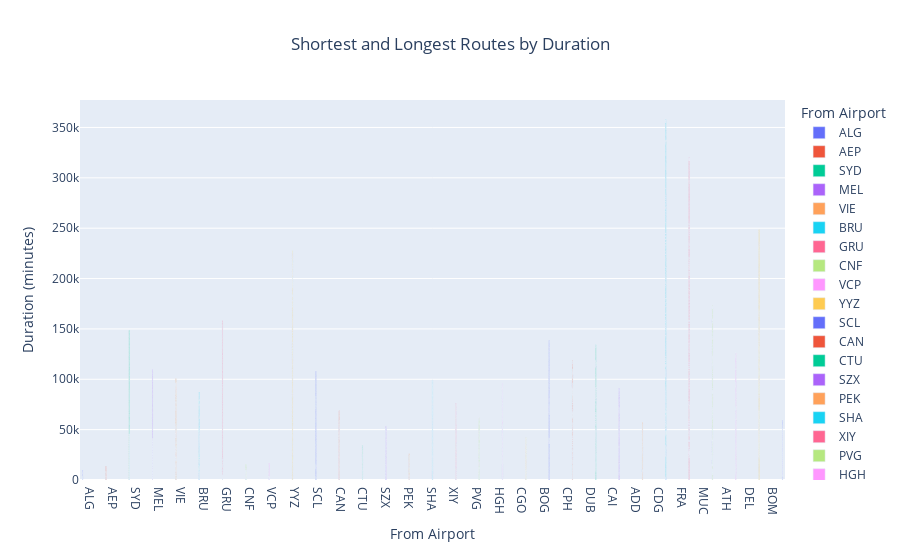

The cell this chart's notebook holds for it:
### Code cell
# Create a bar plot using Plotly
fig = px.bar(df, x='from_airport_code', y='duration_minutes', 
             title='Shortest and Longest Routes by Duration',
             labels={'from_airport_code': 'From Airport', 'duration_minutes': 'Duration (minutes)'},
             color='from_airport_code',  # Color bars by 'from_airport_code'
             barmode='group')  # Group bars by 'from_airport_code'

# Customize the layout
fig.update_layout(
    xaxis_title='From Airport',
    yaxis_title='Duration (minutes)',
    title_x=0.5,  # Center the title
    bargap=0.2  # Gap between bars
)

# Show the plot
fig.show()

### Figure 1 — Plotly figure (JSON) as saved in the notebook; plotly's stock layout.template omitted (floating-point values rounded to 4 significant figures; data arrays with more than 128 entries replaced by an {"elided": "..."} marker saying what was removed)
{"data": [{"alignmentgroup": "True", "hovertemplate": "From Airport=%{x}<br>Duration (minutes)=%{y}<extra></extra>", "legendgroup": "ALG", "marker": {"color": "#636efa", "pattern": {"shape": ""}}, "name": "ALG", "offsetgroup": "ALG", "orientation": "v", "showlegend": true, "textposition": "auto", "type": "bar", "x": ["ALG", "ALG", "ALG", "ALG", "ALG", "ALG", "ALG", "ALG", "ALG", "ALG", "ALG", "ALG", "ALG", "ALG", "ALG", "ALG", "ALG", "ALG", "ALG", "ALG", "ALG", "ALG", "ALG", "ALG", "ALG", "ALG", "ALG", "ALG", "ALG", "ALG", "ALG", "ALG", "ALG", "ALG", "ALG", "ALG", "ALG", "ALG", "ALG", "ALG", "ALG", "ALG", "ALG", "ALG", "ALG", "ALG", "ALG", "ALG", "ALG"], "xaxis": "x", "y": [215, 140, 215, 140, 140, 155, 140, 140, 155, 155, 155, 140, 140, 155, 155, 155, 140, 155, 140, 140, 140, 140, 155, 155, 105, 105, 105, 365, 365, 365, 365, 365, 365, 95, 205, 205, 195, 205, 205, 205, 205, 205, 380, 385, 380, 185, 380, 185, 185], "yaxis": "y"}, {"alignmentgroup": "True", "hovertemplate": "From Airport=%{x}<br>Duration (minutes)=%{y}<extra></extra>", "legendgroup": "AEP", "marker": {"color": "#EF553B", "pattern": {"shape": ""}}, "name": "AEP", "offsetgroup": "AEP", "orientation": "v", "showlegend": true, "textposition": "auto", "type": "bar", "x": ["AEP", "AEP", "AEP", "AEP", "AEP", "AEP", "AEP", "AEP", "AEP", "AEP", "AEP", "AEP", "AEP", "AEP", "AEP", "AEP", "AEP", "AEP", "AEP", "AEP", "AEP", "AEP", "AEP", "AEP", "AEP", "AEP", "AEP", "AEP", "AEP", "AEP", "AEP", "AEP", "AEP", "AEP", "AEP", "AEP", "AEP", "AEP", "AEP", "AEP", "AEP", "AEP", "AEP", "AEP", "AEP", "AEP", "AEP", "AEP", "AEP", "AEP", "AEP", "AEP", "AEP", "AEP", "AEP", "AEP", "AEP", "AEP", "AEP", "AEP", "AEP", "AEP", "AEP", "AEP", "AEP", "AEP", "AEP", "AEP", "AEP", "AEP", "AEP", "AEP", "AEP", "AEP"], "xaxis": "x", "y": [165, 165, 165, 170, 150, 160, 165, 165, 150, 145, 165, 165, 165, 170, 165, 150, 145, 165, 158, 165, 165, 165, 165, 145, 160, 165, 165, 165, 150, 165, 165, 170, 165, 165, 170, 165, 150, 165, 170, 170, 150, 165, 150, 165, 165, 140, 140, 140, 145, 140, 135, 140, 145, 140, 135, 140, 137, 137, 140, 140, 137, 290, 290, 290, 287, 290, 296, 290, 292, 290, 296, 294, 290, 296], "yaxis": "y"}, {"alignmentgroup": "True", "hovertemplate": "From Airport=%{x}<br>Duration (minutes)=%{y}<extra></extra>", "legendgroup": "SYD", "marker": {"color": "#00cc96", "pattern": {"shape": ""}}, "name": "SYD", "offsetgroup": "SYD", "orientation": "v", "showlegend": true, "textposition": "auto", "type": "bar", "x": {"elided": "649 str values"}, "xaxis": "x", "y": {"elided": "649 int values"}, "yaxis": "y"}, {"alignmentgroup": "True", "hovertemplate": "From Airport=%{x}<br>Duration (minutes)=%{y}<extra></extra>", "legendgroup": "MEL", "marker": {"color": "#ab63fa", "pattern": {"shape": ""}}, "name": "MEL", "offsetgroup": "MEL", "orientation": "v", "showlegend": true, "textposition": "auto", "type": "bar", "x": {"elided": "598 str values"}, "xaxis": "x", "y": {"elided": "598 int values"}, "yaxis": "y"}, {"alignmentgroup": "True", "hovertemplate": "From Airport=%{x}<br>Duration (minutes)=%{y}<extra></extra>", "legendgroup": "VIE", "marker": {"color": "#FFA15A", "pattern": {"shape": ""}}, "name": "VIE", "offsetgroup": "VIE", "orientation": "v", "showlegend": true, "textposition": "auto", "type": "bar", "x": {"elided": "668 str values"}, "xaxis": "x", "y": {"elided": "668 int values"}, "yaxis": "y"}, {"alignmentgroup": "True", "hovertemplate": "From Airport=%{x}<br>Duration (minutes)=%{y}<extra></extra>", "legendgroup": "BRU", "marker": {"color": "#19d3f3", "pattern": {"shape": ""}}, "name": "BRU", "offsetgroup": "BRU", "orientation": "v", "showlegend": true, "textposition": "auto", "type": "bar", "x": {"elided": "592 str values"}, "xaxis": "x", "y": {"elided": "592 int values"}, "yaxis": "y"}, {"alignmentgroup": "True", "hovertemplate": "From Airport=%{x}<br>Duration (minutes)=%{y}<extra></extra>", "legendgroup": "GRU", "marker": {"color": "#FF6692", "pattern": {"shape": ""}}, "name": "GRU", "offsetgroup": "GRU", "orientation": "v", "showlegend": true, "textposition": "auto", "type": "bar", "x": {"elided": "377 str values"}, "xaxis": "x", "y": {"elided": "377 int values"}, "yaxis": "y"}, {"alignmentgroup": "True", "hovertemplate": "From Airport=%{x}<br>Duration (minutes)=%{y}<extra></extra>", "legendgroup": "CNF", "marker": {"color": "#B6E880", "pattern": {"shape": ""}}, "name": "CNF", "offsetgroup": "CNF", "orientation": "v", "showlegend": true, "textposition": "auto", "type": "bar", "x": {"elided": "149 str values"}, "xaxis": "x", "y": {"elided": "149 int values"}, "yaxis": "y"}, {"alignmentgroup": "True", "hovertemplate": "From Airport=%{x}<br>Duration (minutes)=%{y}<extra></extra>", "legendgroup": "VCP", "marker": {"color": "#FF97FF", "pattern": {"shape": ""}}, "name": "VCP", "offsetgroup": "VCP", "orientation": "v", "showlegend": true, "textposition": "auto", "type": "bar", "x": ["VCP", "VCP", "VCP", "VCP", "VCP", "VCP", "VCP", "VCP", "VCP", "VCP", "VCP", "VCP", "VCP", "VCP", "VCP", "VCP", "VCP", "VCP", "VCP", "VCP", "VCP", "VCP", "VCP", "VCP", "VCP", "VCP", "VCP", "VCP", "VCP", "VCP", "VCP", "VCP", "VCP", "VCP", "VCP", "VCP", "VCP", "VCP", "VCP", "VCP", "VCP", "VCP", "VCP", "VCP", "VCP", "VCP", "VCP", "VCP", "VCP", "VCP", "VCP", "VCP", "VCP", "VCP", "VCP", "VCP", "VCP", "VCP", "VCP", "VCP", "VCP", "VCP", "VCP", "VCP", "VCP", "VCP", "VCP", "VCP", "VCP", "VCP", "VCP", "VCP", "VCP", "VCP", "VCP", "VCP", "VCP", "VCP", "VCP", "VCP", "VCP"], "xaxis": "x", "y": [70, 75, 70, 75, 70, 75, 70, 75, 75, 75, 70, 70, 70, 75, 70, 75, 75, 70, 70, 70, 70, 70, 70, 75, 75, 75, 75, 70, 70, 70, 75, 75, 75, 70, 75, 75, 70, 70, 75, 75, 75, 75, 70, 70, 70, 70, 70, 75, 75, 70, 75, 70, 75, 75, 70, 70, 75, 70, 580, 580, 580, 580, 580, 580, 580, 580, 580, 580, 590, 530, 530, 530, 520, 530, 505, 510, 510, 510, 510, 510, 515], "yaxis": "y"}, {"alignmentgroup": "True", "hovertemplate": "From Airport=%{x}<br>Duration (minutes)=%{y}<extra></extra>", "legendgroup": "YYZ", "marker": {"color": "#FECB52", "pattern": {"shape": ""}}, "name": "YYZ", "offsetgroup": "YYZ", "orientation": "v", "showlegend": true, "textposition": "auto", "type": "bar", "x": {"elided": "731 str values"}, "xaxis": "x", "y": {"elided": "731 int values"}, "yaxis": "y"}, {"alignmentgroup": "True", "hovertemplate": "From Airport=%{x}<br>Duration (minutes)=%{y}<extra></extra>", "legendgroup": "SCL", "marker": {"color": "#636efa", "pattern": {"shape": ""}}, "name": "SCL", "offsetgroup": "SCL", "orientation": "v", "showlegend": true, "textposition": "auto", "type": "bar", "x": {"elided": "279 str values"}, "xaxis": "x", "y": {"elided": "279 int values"}, "yaxis": "y"}, {"alignmentgroup": "True", "hovertemplate": "From Airport=%{x}<br>Duration (minutes)=%{y}<extra></extra>", "legendgroup": "CAN", "marker": {"color": "#EF553B", "pattern": {"shape": ""}}, "name": "CAN", "offsetgroup": "CAN", "orientation": "v", "showlegend": true, "textposition": "auto", "type": "bar", "x": {"elided": "439 str values"}, "xaxis": "x", "y": {"elided": "439 int values"}, "yaxis": "y"}, {"alignmentgroup": "True", "hovertemplate": "From Airport=%{x}<br>Duration (minutes)=%{y}<extra></extra>", "legendgroup": "CTU", "marker": {"color": "#00cc96", "pattern": {"shape": ""}}, "name": "CTU", "offsetgroup": "CTU", "orientation": "v", "showlegend": true, "textposition": "auto", "type": "bar", "x": {"elided": "216 str values"}, "xaxis": "x", "y": {"elided": "216 int values"}, "yaxis": "y"}, {"alignmentgroup": "True", "hovertemplate": "From Airport=%{x}<br>Duration (minutes)=%{y}<extra></extra>", "legendgroup": "SZX", "marker": {"color": "#ab63fa", "pattern": {"shape": ""}}, "name": "SZX", "offsetgroup": "SZX", "orientation": "v", "showlegend": true, "textposition": "auto", "type": "bar", "x": {"elided": "359 str values"}, "xaxis": "x", "y": {"elided": "359 int values"}, "yaxis": "y"}, {"alignmentgroup": "True", "hovertemplate": "From Airport=%{x}<br>Duration (minutes)=%{y}<extra></extra>", "legendgroup": "PEK", "marker": {"color": "#FFA15A", "pattern": {"shape": ""}}, "name": "PEK", "offsetgroup": "PEK", "orientation": "v", "showlegend": true, "textposition": "auto", "type": "bar", "x": {"elided": "141 str values"}, "xaxis": "x", "y": {"elided": "141 int values"}, "yaxis": "y"}, {"alignmentgroup": "True", "hovertemplate": "From Airport=%{x}<br>Duration (minutes)=%{y}<extra></extra>", "legendgroup": "SHA", "marker": {"color": "#19d3f3", "pattern": {"shape": ""}}, "name": "SHA", "offsetgroup": "SHA", "orientation": "v", "showlegend": true, "textposition": "auto", "type": "bar", "x": {"elided": "674 str values"}, "xaxis": "x", "y": {"elided": "674 int values"}, "yaxis": "y"}, {"alignmentgroup": "True", "hovertemplate": "From Airport=%{x}<br>Duration (minutes)=%{y}<extra></extra>", "legendgroup": "XIY", "marker": {"color": "#FF6692", "pattern": {"shape": ""}}, "name": "XIY", "offsetgroup": "XIY", "orientation": "v", "showlegend": true, "textposition": "auto", "type": "bar", "x": {"elided": "499 str values"}, "xaxis": "x", "y": {"elided": "499 int values"}, "yaxis": "y"}, {"alignmentgroup": "True", "hovertemplate": "From Airport=%{x}<br>Duration (minutes)=%{y}<extra></extra>", "legendgroup": "PVG", "marker": {"color": "#B6E880", "pattern": {"shape": ""}}, "name": "PVG", "offsetgroup": "PVG", "orientation": "v", "showlegend": true, "textposition": "auto", "type": "bar", "x": {"elided": "329 str values"}, "xaxis": "x", "y": {"elided": "329 int values"}, "yaxis": "y"}, {"alignmentgroup": "True", "hovertemplate": "From Airport=%{x}<br>Duration (minutes)=%{y}<extra></extra>", "legendgroup": "HGH", "marker": {"color": "#FF97FF", "pattern": {"shape": ""}}, "name": "HGH", "offsetgroup": "HGH", "orientation": "v", "showlegend": true, "textposition": "auto", "type": "bar", "x": {"elided": "659 str values"}, "xaxis": "x", "y": {"elided": "659 int values"}, "yaxis": "y"}, {"alignmentgroup": "True", "hovertemplate": "From Airport=%{x}<br>Duration (minutes)=%{y}<extra></extra>", "legendgroup": "CGO", "marker": {"color": "#FECB52", "pattern": {"shape": ""}}, "name": "CGO", "offsetgroup": "CGO", "orientation": "v", "showlegend": true, "textposition": "auto", "type": "bar", "x": {"elided": "325 str values"}, "xaxis": "x", "y": {"elided": "325 int values"}, "yaxis": "y"}, {"alignmentgroup": "True", "hovertemplate": "From Airport=%{x}<br>Duration (minutes)=%{y}<extra></extra>", "legendgroup": "BOG", "marker": {"color": "#636efa", "pattern": {"shape": ""}}, "name": "BOG", "offsetgroup": "BOG", "orientation": "v", "showlegend": true, "textposition": "auto", "type": "bar", "x": {"elided": "456 str values"}, "xaxis": "x", "y": {"elided": "456 int values"}, "yaxis": "y"}, {"alignmentgroup": "True", "hovertemplate": "From Airport=%{x}<br>Duration (minutes)=%{y}<extra></extra>", "legendgroup": "CPH", "marker": {"color": "#EF553B", "pattern": {"shape": ""}}, "name": "CPH", "offsetgroup": "CPH", "orientation": "v", "showlegend": true, "textposition": "auto", "type": "bar", "x": {"elided": "848 str values"}, "xaxis": "x", "y": {"elided": "848 int values"}, "yaxis": "y"}, {"alignmentgroup": "True", "hovertemplate": "From Airport=%{x}<br>Duration (minutes)=%{y}<extra></extra>", "legendgroup": "DUB", "marker": {"color": "#00cc96", "pattern": {"shape": ""}}, "name": "DUB", "offsetgroup": "DUB", "orientation": "v", "showlegend": true, "textposition": "auto", "type": "bar", "x": {"elided": "809 str values"}, "xaxis": "x", "y": {"elided": "809 int values"}, "yaxis": "y"}, {"alignmentgroup": "True", "hovertemplate": "From Airport=%{x}<br>Duration (minutes)=%{y}<extra></extra>", "legendgroup": "CAI", "marker": {"color": "#ab63fa", "pattern": {"shape": ""}}, "name": "CAI", "offsetgroup": "CAI", "orientation": "v", "showlegend": true, "textposition": "auto", "type": "bar", "x": {"elided": "366 str values"}, "xaxis": "x", "y": {"elided": "366 int values"}, "yaxis": "y"}, {"alignmentgroup": "True", "hovertemplate": "From Airport=%{x}<br>Duration (minutes)=%{y}<extra></extra>", "legendgroup": "ADD", "marker": {"color": "#FFA15A", "pattern": {"shape": ""}}, "name": "ADD", "offsetgroup": "ADD", "orientation": "v", "showlegend": true, "textposition": "auto", "type": "bar", "x": {"elided": "175 str values"}, "xaxis": "x", "y": {"elided": "175 int values"}, "yaxis": "y"}, {"alignmentgroup": "True", "hovertemplate": "From Airport=%{x}<br>Duration (minutes)=%{y}<extra></extra>", "legendgroup": "CDG", "marker": {"color": "#19d3f3", "pattern": {"shape": ""}}, "name": "CDG", "offsetgroup": "CDG", "orientation": "v", "showlegend": true, "textposition": "auto", "type": "bar", "x": {"elided": "1418 str values"}, "xaxis": "x", "y": {"elided": "1418 int values"}, "yaxis": "y"}, {"alignmentgroup": "True", "hovertemplate": "From Airport=%{x}<br>Duration (minutes)=%{y}<extra></extra>", "legendgroup": "FRA", "marker": {"color": "#FF6692", "pattern": {"shape": ""}}, "name": "FRA", "offsetgroup": "FRA", "orientation": "v", "showlegend": true, "textposition": "auto", "type": "bar", "x": {"elided": "1355 str values"}, "xaxis": "x", "y": {"elided": "1355 int values"}, "yaxis": "y"}, {"alignmentgroup": "True", "hovertemplate": "From Airport=%{x}<br>Duration (minutes)=%{y}<extra></extra>", "legendgroup": "MUC", "marker": {"color": "#B6E880", "pattern": {"shape": ""}}, "name": "MUC", "offsetgroup": "MUC", "orientation": "v", "showlegend": true, "textposition": "auto", "type": "bar", "x": {"elided": "965 str values"}, "xaxis": "x", "y": {"elided": "965 int values"}, "yaxis": "y"}, {"alignmentgroup": "True", "hovertemplate": "From Airport=%{x}<br>Duration (minutes)=%{y}<extra></extra>", "legendgroup": "ATH", "marker": {"color": "#FF97FF", "pattern": {"shape": ""}}, "name": "ATH", "offsetgroup": "ATH", "orientation": "v", "showlegend": true, "textposition": "auto", "type": "bar", "x": {"elided": "587 str values"}, "xaxis": "x", "y": {"elided": "587 int values"}, "yaxis": "y"}, {"alignmentgroup": "True", "hovertemplate": "From Airport=%{x}<br>Duration (minutes)=%{y}<extra></extra>", "legendgroup": "DEL", "marker": {"color": "#FECB52", "pattern": {"shape": ""}}, "name": "DEL", "offsetgroup": "DEL", "orientation": "v", "showlegend": true, "textposition": "auto", "type": "bar", "x": {"elided": "972 str values"}, "xaxis": "x", "y": {"elided": "972 int values"}, "yaxis": "y"}, {"alignmentgroup": "True", "hovertemplate": "From Airport=%{x}<br>Duration (minutes)=%{y}<extra></extra>", "legendgroup": "BOM", "marker": {"color": "#636efa", "pattern": {"shape": ""}}, "name": "BOM", "offsetgroup": "BOM", "orientation": "v", "showlegend": true, "textposition": "auto", "type": "bar", "x": {"elided": "394 str values"}, "xaxis": "x", "y": {"elided": "394 int values"}, "yaxis": "y"}], "layout": {"bargap": 0.2, "barmode": "group", "legend": {"title": {"text": "From Airport"}, "tracegroupgap": 0}, "title": {"text": "Shortest and Longest Routes by Duration", "x": 0.5}, "xaxis": {"anchor": "y", "categoryarray": ["ALG", "AEP", "SYD", "MEL", "VIE", "BRU", "GRU", "CNF", "VCP", "YYZ", "SCL", "CAN", "CTU", "SZX", "PEK", "SHA", "XIY", "PVG", "HGH", "CGO", "BOG", "CPH", "DUB", "CAI", "ADD", "CDG", "FRA", "MUC", "ATH", "DEL", "BOM"], "categoryorder": "array", "domain": [0, 1], "title": {"text": "From Airport"}}, "yaxis": {"anchor": "x", "domain": [0, 1], "title": {"text": "Duration (minutes)"}}}}
